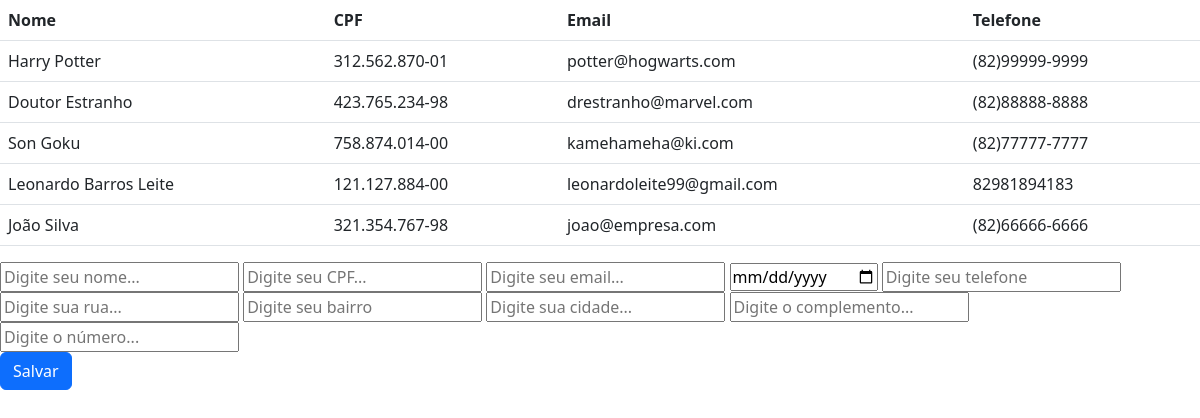
/clientes/, run on an earlier commit of the app's database.
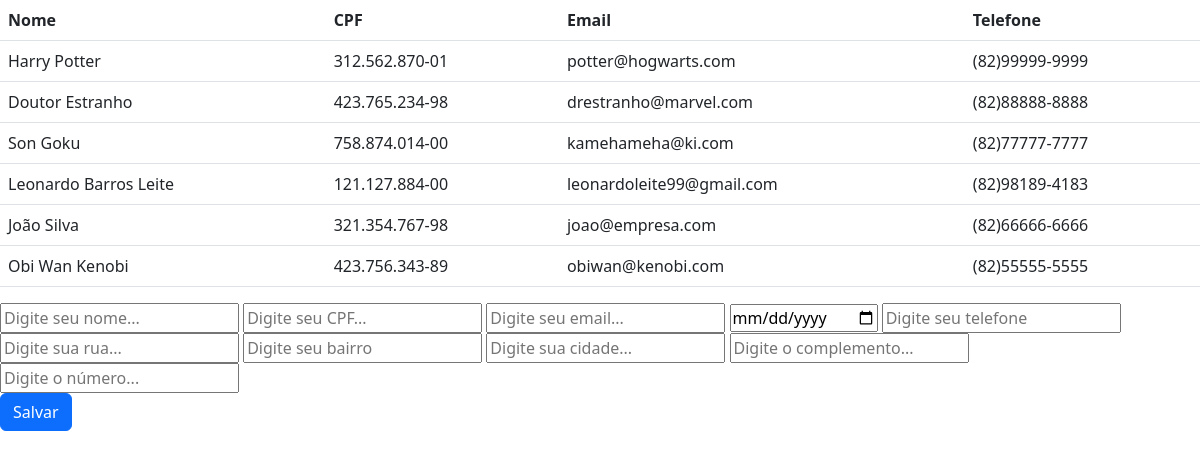
And on a later commit of the database.
### core/models.py (models this page shows, shortened)
class Cliente(models.Model):
    nome = models.CharField(max_length=50)
    cpf = models.CharField(max_length=14)
    email = models.EmailField()
    data_nascimento = models.DateField()
    telefone = models.CharField(max_length=14)
    data_inscricao = models.DateTimeField(auto_now_add=True)
    endereco = models.OneToOneField(Endereco, on_delete=models.CASCADE)

### core/views.py (the view)
# urls.py: path('clientes/', lista_clientes, name='lista_clientes'),
def lista_clientes(request): #View para mandar os clientes para o html
    clientes = Cliente.objects.all() # Puxa todos os clientes do banco de dados e salva na lista
    return render(request, 'clientes.html', {'clientes': clientes})

### core/templates/clientes.html (shortened to what this page needs)
<!DOCTYPE html>
<html lang="en">
<head>
    <link href="https://cdn.jsdelivr.net/npm/bootstrap@5.3.0/dist/css/bootstrap.min.css" rel="stylesheet">
</head>
<body>
    <table class="table">
        <tr>
            <th>Nome</th>
            <th>CPF</th>
            <th>Email</th>
            <th>Telefone</th>
        </tr>
        {% for cliente in clientes %}
        <tr>
            <td>{{cliente.nome}}</td>
            <td>{{cliente.cpf}}</td>
            <td>{{cliente.email}}</td>
            <td>{{cliente.telefone}}</td>
        </tr>
        {% endfor %}
    </table>
    <form action="{% url 'cadastrar_cliente_endereco' %}" method="post">
        <input type="text" placeholder="Digite seu nome..." name="nome_cliente">
        <input type="text" placeholder="Digite seu CPF..." name="cpf">
        <input type="email" placeholder="Digite seu email..." name="email">
        <input type="date" name="data_nascimento">
        <input type="tel" placeholder="Digite seu telefone" name="telefone">
        <br>
        <input type="text" placeholder="Digite sua rua..." name="rua">
        <input type="text" placeholder="Digite seu bairro" name="bairro">
        <input type="text" placeholder="Digite sua cidade..." name="cidade">
        <input type="text" placeholder="Digite o complemento..." name="complemento">
        <input type="text" placeholder="Digite o número..." name="numero">
        <br>
        <button type="submit" class="btn btn-primary">Salvar</button>
    </form>
</body>
</html>

What changed in the data, as far as the page shows it:
changed Cliente "Leonardo Barros Leite": telefone "82981894183" → "(82)98189-4183"
added Cliente: nome "Obi Wan Kenobi", cpf "423.756.343-89", email "obiwan@kenobi.com", telefone "(82)55555-5555"
